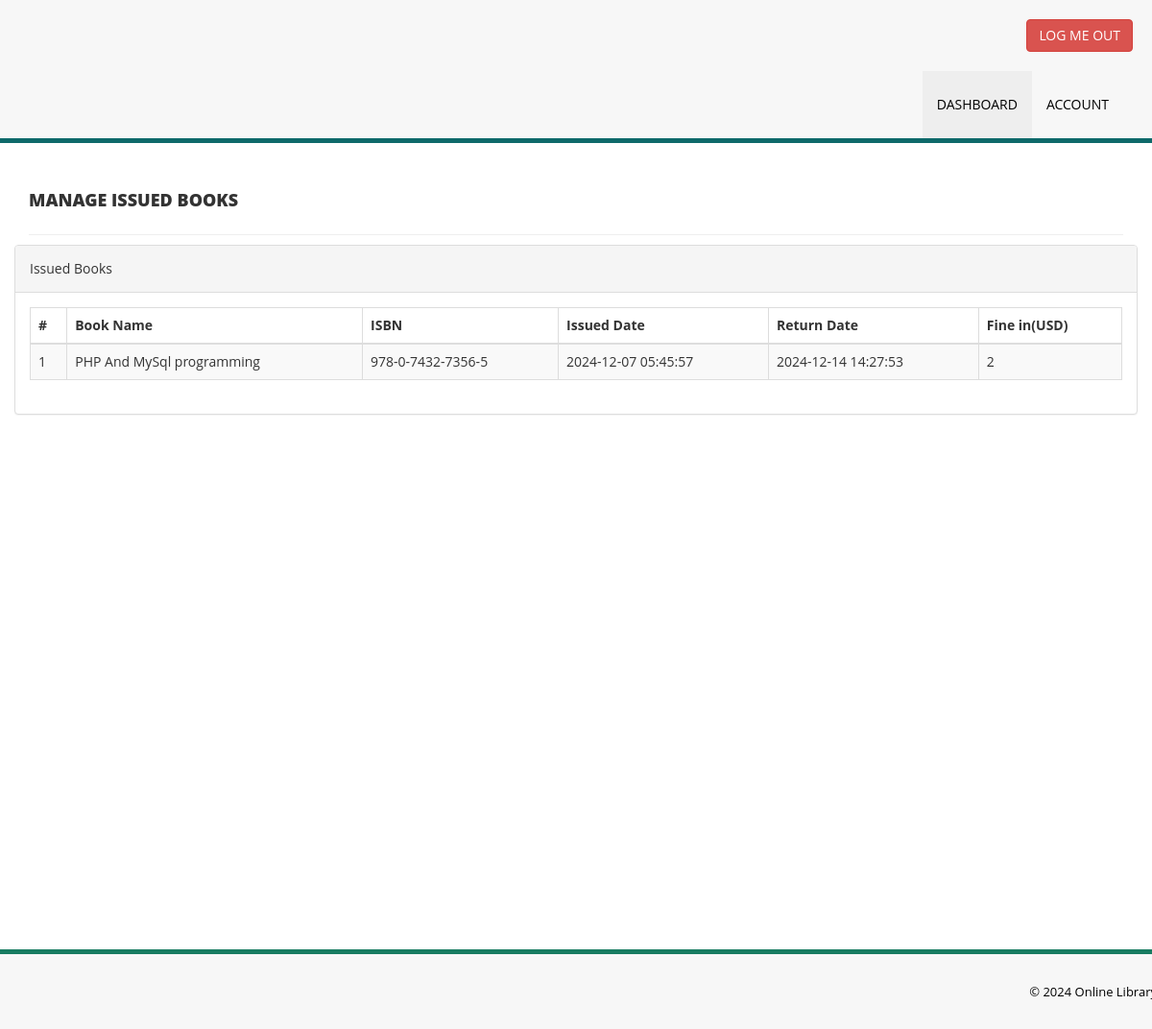
Page /issued-books.php (signed in) on the committed database.
### tables this page shows
CREATE TABLE `tblissuedbookdetails` (
  `id` int(11) NOT NULL,
  `BookId` int(11) DEFAULT NULL,
  `StudentID` varchar(150) DEFAULT NULL,
  `IssuesDate` timestamp NULL DEFAULT current_timestamp(),
  `ReturnDate` timestamp NULL DEFAULT NULL ON UPDATE current_timestamp(),
  `RetrunStatus` int(1) DEFAULT NULL,
  `fine` int(11) DEFAULT NULL
);

CREATE TABLE `tblbooks` (
  `id` int(11) NOT NULL,
  `BookName` varchar(255) DEFAULT NULL,
  `CatId` int(11) DEFAULT NULL,
  `AuthorId` int(11) DEFAULT NULL,
  `ISBNNumber` varchar(25) DEFAULT NULL,
  `BookPrice` decimal(10,2) DEFAULT NULL,
  `bookImage` varchar(250) NOT NULL,
  `isIssued` int(1) DEFAULT NULL,
  `RegDate` timestamp NULL DEFAULT current_timestamp(),
  `UpdationDate` timestamp NULL DEFAULT NULL ON UPDATE current_timestamp()
);

### issued-books.php (the view, shortened to what this page needs)
<?php
include('includes/config.php');
if(strlen($_SESSION['login'])==0)
    {
header('location:index.php');
}
else{
    ?>
<!DOCTYPE html>
<html xmlns="http://www.w3.org/1999/xhtml">
<head>
    <link href="assets/css/bootstrap.css" rel="stylesheet" />
    <link href="assets/js/dataTables/dataTables.bootstrap.css" rel="stylesheet" />
    <link href="assets/css/style.css" rel="stylesheet" />
</head>
<body>
<?php include('includes/header.php');?>
    <div class="content-wrapper">
         <div class="container">
        <div class="row pad-botm">
            <div class="col-md-12">
                <h4 class="header-line">Manage Issued Books</h4>
    </div>
            <div class="row">
                <div class="col-md-12">
                    <div class="panel panel-default">
                        <div class="panel-heading">
                          Issued Books
                        </div>
                        <div class="panel-body">
                            <div class="table-responsive">
                                <table class="table table-striped table-bordered table-hover" id="dataTables-example">
                                    <thead>
                                        <tr>
                                            <th>#</th>
                                            <th>Book Name</th>
                                            <th>ISBN </th>
                                            <th>Issued Date</th>
                                            <th>Return Date</th>
                                            <th>Fine in(USD)</th>
                                        </tr>
                                    </thead>
                                    <tbody>
<?php
$sid=$_SESSION['stdid'];
$sql="SELECT tblbooks.BookName,tblbooks.ISBNNumber,tblissuedbookdetails.IssuesDate,tblissuedbookdetails.ReturnDate,tblissuedbookdetails.id as rid,tblissuedbookdetails.fine from  tblissuedbookdetails join tblstudents on tblstudents.StudentId=tblissuedbookdetails.StudentId join tblbooks on tblbooks.id=tblissuedbookdetails.BookId where tblstudents.StudentId=:sid order by tblissuedbookdetails.id desc";
$query = $dbh -> prepare($sql);
$query-> bindParam(':sid', $sid, PDO::PARAM_STR);
$query->execute();
$results=$query->fetchAll(PDO::FETCH_OBJ);
$cnt=1;
if($query->rowCount() > 0)
{
foreach($results as $result)
{               ?>
                                        <tr class="odd gradeX">
                                            <td class="center"><?php echo htmlentities($cnt);?></td>
                                            <td class="center"><?php echo htmlentities($result->BookName);?></td>
                                            <td class="center"><?php echo htmlentities($result->ISBNNumber);?></td>
                                            <td class="center"><?php echo htmlentities($result->IssuesDate);?></td>
                                            <td class="center"><?php if($result->ReturnDate=="")
                                            {?>
                                            <span style="color:red">
                                             <?php   echo htmlentities("Not Return Yet"); ?>
                                                </span>
                                            <?php } else {
                                            echo htmlentities($result->ReturnDate);
                                        }
                                            ?></td>
                                              <td class="center"><?php echo htmlentities($result->fine);?></td>
                                        </tr>
 <?php $cnt=$cnt+1;}} ?>
                                    </tbody>
                                </table>
                            </div>
                        </div>
                    </div>
                </div>
            </div>
    </div>
    </div>
    </div>
  <?php include('includes/footer.php');?>
</body>
</html>
<?php } ?>

### assets/css/style.css (style rules this page uses)
body { font-family: 'Open Sans', sans-serif; line-height:28px; }
.content-wrapper { margin-top: 40px; min-height:800px; padding-bottom:90px; }
.header-line { font-weight:900; padding-bottom:25px; border-bottom:1px solid #eeeeee; text-transform:uppercase; }
.pad-botm { padding-bottom:30px; }

### rows in the picture
tblissuedbookdetails: BookId.BookName "PHP And MySql programming", BookId.ISBNNumber "978-0-7432-7356-5", IssuesDate "2024-12-07 05:45:57", ReturnDate "2024-12-14 14:27:53", fine "2"
